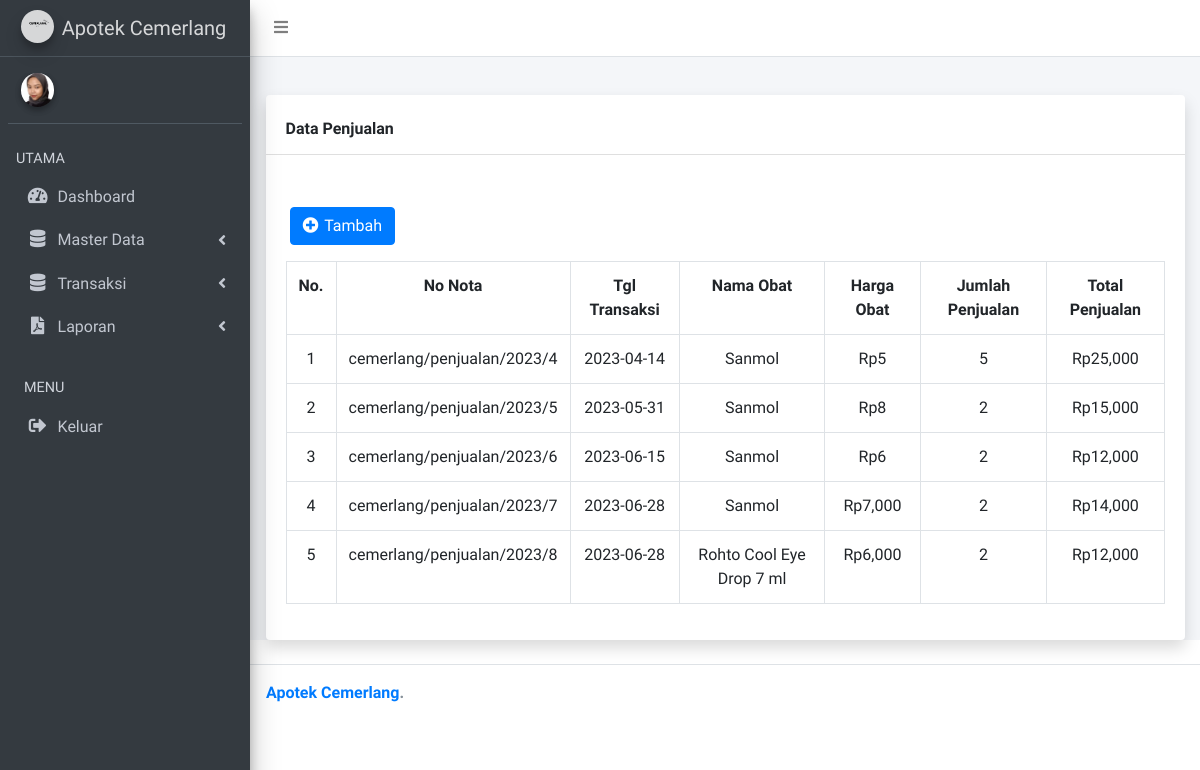
The page /index.php/penjualan on the database as committed earlier.
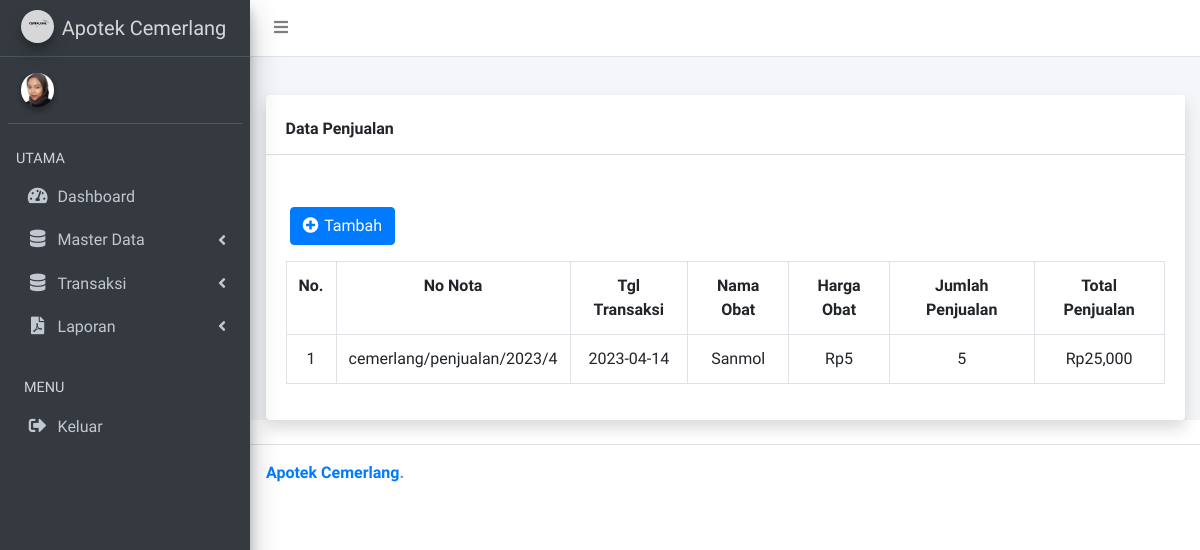
The same page on the database as committed later.
### tables this page shows
CREATE TABLE `sales` (
  `id` int(11) NOT NULL,
  `nota_num` varchar(100) NOT NULL,
  `id_drug` varchar(64) NOT NULL,
  `qty` int(11) NOT NULL,
  `date` date NOT NULL,
  `total` decimal(19,0) NOT NULL,
  `harga_penjualan` int(11) DEFAULT NULL
);

### application/controllers/penjualan.php (called while the page is built, shortened)
<?php
class penjualan extends CI_Controller
{
    public function __construct()
    {
        $this->load->model('penjualanModel');
        $this->load->model('obatModel');
        $this->load->model('jurnalModel');
    }
    public function index()
    {
        $data['title'] = 'Admin | Penjualan';
        $data['data'] = $this->penjualanModel->index();
        $data['no_nota'] = $this->penjualanModel->no_nota();
        $data['obat'] = $this->obatModel->index();
        $arrNoNota = explode('/', $data['no_nota'][0]->nota_num);
        $tahun = date('Y');
        $lastId = (int)$arrNoNota[3] + 1;
        $data['no_nota'] = "cemerlang/penjualan/$tahun/$lastId";
        $this->load->view('module/header', $data);
        $this->load->view('sales/index', $data);
        $this->load->view('module/footer');
    }
}

### index.php (called while the page is built, shortened)
<?php
require_once BASEPATH.'core/CodeIgniter.php';

### application/models/penjualanModel.php (called while the page is built, shortened)
<?php
class penjualanModel extends CI_Model
{
    public function index()
    {
        return $this->db->query('select sales.id,nota_num,date,d.name,harga_penjualan,qty,total from sales
                                join drugs d on d.id = sales.id_drug
                                group by nota_num
                                ')->result();
    }
    public function no_nota()
    {
        return $this->db
            ->query('select nota_num from sales where id = (SELECT max(id) FROM apotek.sales)')
            ->result();
    }
}

### application/models/obatModel.php (called while the page is built, shortened)
<?php
class obatModel extends CI_Model{
    public function index(){
        return $this->db->query('select drugs.id as id_obat,units.name as satuan,drugs.name,kode_obat,stock from drugs join units on drugs.id_unit = units.id')->result();
    }
}

### application/views/sales/index.php (the view, shortened to what this page needs)
<div class="content-wrapper">
    <section class="content-header">
    </section>
    <section class="content">
        <div class="container">
            <div class="card shadow mb-4">
                <div class="card-header py-3 mt-2">
                    <h6 class="m-0 font-weight-bold ">Data Penjualan</h6>
                </div>
                <form action="{{ url('COA') }}" method="get">
                </form>
                <div class="card-body">
                    <a href="<?= base_url('penjualan/create') ?>" class="btn btn-primary ml-1 mt-3 mb-3" id="tambah"> <i class="fas fa-plus-circle me-1  " style="letter-spacing: 2px"></i> Tambah </a>
                    <div class="table-responsive">
                        <table class="table table-bordered" id="dataTable" width="100%" cellspacing="0">
                            <tr class="text-center">
                                <th>No.</th>
                                <th>No Nota</th>
                                <th>Tgl Transaksi</th>
                                <th>Nama Obat</th>
                                <th>Harga Obat</th>
                                <th>Jumlah Penjualan</th>
                                <th>Total Penjualan</th>
                            </tr>
                            <?php
                            $no = 1;
                            ?>
                            <?php foreach ($data as $d) : ?>
                                <tr class="text-center">
                                    <td><?= $no ?></td>
                                    <td> <?= $d->nota_num ?> </td>
                                    <td> <?= $d->date ?> </td>
                                    <td> <?= $d->name ?> </td>
                                    <td><?= 'Rp' . number_format($d->harga_penjualan) ?></td>
                                    <td> <?= $d->qty ?> </td>
                                    <td><?= 'Rp' . number_format($d->total) ?></td>
                                </tr>
                                <?php
                                $no++;
                                ?>
                            <?php endforeach; ?>
                        </table>
                    </div>
                </div>
            </div>
        </div>
    </section>
</div>

Rows that differ between the two databases and show on the page:
removed sales: nota_num "cemerlang/penjualan/2023/5", date "2023-05-31", name "Sanmol", harga_penjualan "8", qty "2", total "15,000"
removed sales: nota_num "cemerlang/penjualan/2023/6", date "2023-06-15", name "Sanmol", harga_penjualan "6", qty "2", total "12,000"
removed sales: nota_num "cemerlang/penjualan/2023/7", date "2023-06-28", name "Sanmol", harga_penjualan "7,000", qty "2", total "14,000"
removed sales: nota_num "cemerlang/penjualan/2023/8", date "2023-06-28", name "Rohto Cool Eye Drop 7 ml", harga_penjualan "6,000", qty "2", total "12,000"
